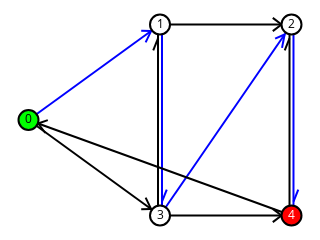

Notebook cell for this chart:
### Markdown cell above
### Exercício 6

Use cores para dar um exemplo de caminho no grafo `dg`.

### Code cell
for n in dg.nodes:
    dg.nodes[n]['label'] = str(n)

dg.nodes[0]['color'] = (0, 255, 0)
dg.nodes[4]['color'] = (255, 0, 0)

dg.edges[0, 1]['color'] = (0, 0, 255)
dg.edges[1, 3]['color'] = (0, 0, 255)
dg.edges[3, 2]['color'] = (0, 0, 255)
dg.edges[2, 4]['color'] = (0, 0, 255)

print(dg.edges[1, 2]['color'])

sn.show_graph(dg, nlab=True)

### Figure 1 — Plotly figure (JSON) as saved in the notebook; plotly's stock layout.template omitted (floating-point values rounded to 4 significant figures)
{"data": [{"hoverinfo": "none", "line": {"color": "rgb(0, 0, 255)", "width": 2}, "mode": "lines", "type": "scatter", "uid": "a3f32226-a245-11e8-83f7-5cc9d35d3807", "x": [0, 0.5, null, 0.4664, 0.4454, null, 0.4664, 0.4286, null, 0.5076, 0.5076, null, 0.5076, 0.5257, null, 1.008, 1.008, null, 1.008, 1.026, null, 0.5, 1, null, 0.9738, 0.964, null, 0.9738, 0.9377, null], "y": [0.5, 1, null, 0.9664, 0.9062, null, 0.9664, 0.9678, null, 1, 0, null, 0.07246, 0.1361, null, 1, 0, null, 0.07246, 0.1361, null, 0, 1, null, 0.9476, 0.8777, null, 0.9476, 0.9257, null]}, {"hoverinfo": "none", "line": {"color": "rgb(0, 0, 0)", "width": 2}, "mode": "lines", "type": "scatter", "uid": "a3f32227-a245-11e8-82c1-5cc9d35d3807", "x": [0, 0.5, null, 0.4664, 0.4286, null, 0.4664, 0.4454, null, 0.5, 1, null, 0.9621, 0.9289, null, 0.9621, 0.9289, null, 0.4924, 0.4924, null, 0.4924, 0.4743, null, 0.5, 1, null, 0.9621, 0.9289, null, 0.9621, 0.9289, null, 1, 0, null, 0.03665, 0.0734, null, 0.03665, 0.06422, null, 0.9924, 0.9924, null, 0.9924, 0.9743, null], "y": [0.5, 0, null, 0.03357, 0.03224, null, 0.03357, 0.09382, null, 1, 1, null, 1, 0.9653, null, 1, 1.035, null, 0, 1, null, 0.9275, 0.8639, null, 0, 0, null, 0, -0.03474, null, 0, 0.03474, null, 0, 0.5, null, 0.4817, 0.4992, null, 0.4817, 0.432, null, 0, 1, null, 0.9275, 0.8639, null]}, {"hoverinfo": "none", "marker": {"color": "rgb(0, 255, 0)", "line": {"color": "rgb(0, 0, 0)", "width": 2}, "size": 20}, "mode": "markers+text", "text": ["0"], "textfont": {"color": "rgb(0, 0, 0)"}, "textposition": "middle center", "type": "scatter", "uid": "a3f32228-a245-11e8-8ec0-5cc9d35d3807", "x": [0], "y": [0.5]}, {"hoverinfo": "none", "marker": {"color": "rgb(255, 255, 255)", "line": {"color": "rgb(0, 0, 0)", "width": 2}, "size": 20}, "mode": "markers+text", "text": ["1", "2", "3"], "textfont": {"color": "rgb(0, 0, 0)"}, "textposition": "middle center", "type": "scatter", "uid": "a3f32229-a245-11e8-a9a4-5cc9d35d3807", "x": [0.5, 1, 0.5], "y": [1, 1, 0]}, {"hoverinfo": "none", "marker": {"color": "rgb(255, 0, 0)", "line": {"color": "rgb(0, 0, 0)", "width": 2}, "size": 20}, "mode": "markers+text", "text": ["4"], "textfont": {"color": "rgb(255, 255, 255)"}, "textposition": "middle center", "type": "scatter", "uid": "a3f34930-a245-11e8-87ce-5cc9d35d3807", "x": [1], "y": [0]}], "layout": {"height": 180, "margin": {"b": 0, "l": 0, "r": 0, "t": 0}, "showlegend": false, "width": 320, "xaxis": {"showgrid": false, "showticklabels": false, "zeroline": false}, "yaxis": {"showgrid": false, "showticklabels": false, "zeroline": false}}}
